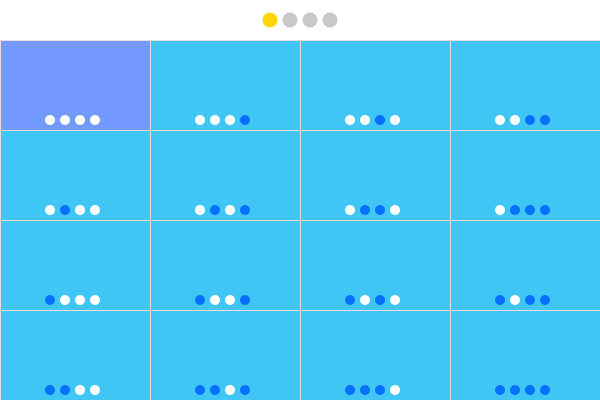
Frame 1 (no input)
Frame 60 (the mouse pressed at the canvas centre just before this capture): identical to frame 1, image omitted
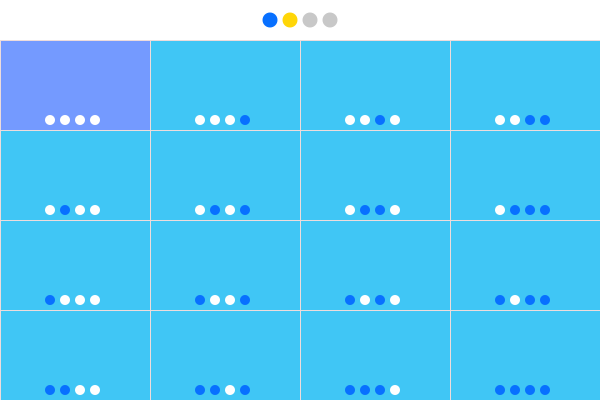
Frame 120 (the mouse held since frame 60 and released just before this capture)

The Processing sketch that drew these frames (run headless with seeded random() and noise(); from frame 60 on, the mouse is pressed at the canvas centre):

// Processing sketch: BrainBinaryNavigation
// ── BrainBinaryNavigation.pde
String address=""; 
int k=0, m=0, num;
int[] set = new int[4];
boolean pressed;
void setup() {
  size(600, 400);
  resetCounter();
}

void draw() {
  background(-1);  
  scanner(k, set); 

  if (m>100) {
    if (k<4) {
      if (pressed) {
        address = address+'1';
        pressed = false;
        set[k]=1;
      } else {
        address = address+'0';
        set[k]=0;
      }
      k++;
    } else {
      num = unbinary(address);
      k=0;
      address = "";
      pressed = false;
      resetCounter();
    }
    m=0;
  } else {
    m++;
  }

  menuCall(num);
}

void mousePressed() {
  pressed = true;
}


// ── DesignCode.pde
void resetCounter() {
  for (int i=0; i<set.length; i++) {
    set[i]=0;
  }
}

void scanner(int m, int[] set) {
  noStroke();
  for (int i=0; i<4; i++) {
    if (m==i)fill(#FFD608);
    else fill(200);
    if (set[i]==1)fill(#0870FF);
    ellipse(i*20+width/2-30, 20, 15, 15);
  }
}

int w=150, h=90;
void menuCall(int on) {

  for (int i=0; i<4; i++) {
    for (int j=0; j<4; j++) {
      int index = i+j*4;
      if (on==index)fill(#749AFF);
      else fill(#40C6F5);
      stroke(-1188644);
      rect(i*w, j*h+40, w, h); 
      menuAddress(index, i*w+50, j*h+120);
    }
  }
}

void menuAddress(int n, int x, int y) {
  String blockAddress = binary(n, 4);
  noStroke();
  for (int i=0; i<4; i++) {
    char  c = blockAddress.charAt(i); 
    if (c=='1')fill(#0870FF);
    else fill(-1); 
    ellipse(x+i*15, y, 10, 10);
  }
}
